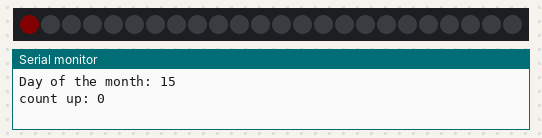
Recording of a sketch running on a simulated ESP8266 (NodeMCU). Parts: 24 RGB LEDs in strip order, left to right, the last lines printed to the serial monitor. Dim RGB values are drawn brighter than linear; WiFi joins after 1.5 s; servers stay silent unless stated; network time is answered at once with the bench clock; the local clock reads 2024-03-15 10:24:30 at power-on unless the sketch sets it.

Above: at 0.18 s.
At 1.38 s:
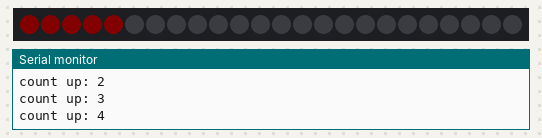
At 2.28 s:
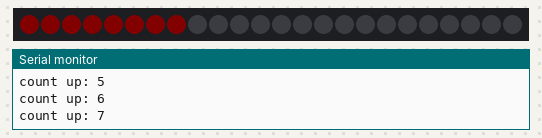
At 4.3 s:
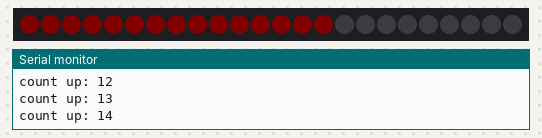
At 9.99 s:
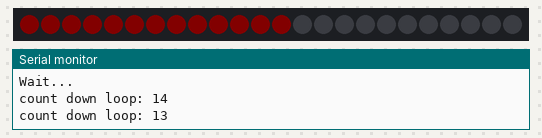
At 13.0 s:
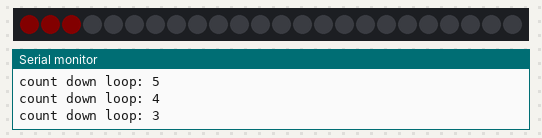

Measured:
- by itself, everything shown: repeats every 15.0 s, in 30 steps

The sketch:

original-with-translation-to-english.ino
```cpp
/**************************************************************************
 *                                                                       *
     NeoPixel / WS2812b Adventskalender
     created by Tim! / 54696d21

   rev 1 10.12.2017
 *                                                                      *
 **************************************************************************/


// benötigte Bibilotheken -- required libraries
#include <ESP8266WiFi.h>  //standard library
#include <TimeLib.h>    //TimeLib.h by Paul Stoffregen
#include <Wire.h>       //I2C
#include <NTPClient.h>  //NTP Zeit -- NTP Time
#include <WiFiUdp.h>    //Netzwerkprotokoll für NTP -- Network protocol for NTP
#include <Adafruit_NeoPixel.h> //LED-Treiber -- LED driver


#define LED_INPUT_DATA D1 //Datenpin leds -- Data pin LEDs
#define BRIGHTNESS 10 // Helligkeit -- brightness
#define PIXELS 24   //Anzahl der Leds -- Number of LEDs

WiFiUDP ntpUDP;               //Protokoll für NTP auf UDP festlegen -- Set protocol for NTP to UDP
NTPClient timeClient(ntpUDP, "europe.pool.ntp.org", 3600, 20000); //festlegen der NTP-Einstellungen -- specify the NTP settings

const char *ssid     = "**********************";          //WLAN daten zum stellen der Uhr via NTP -- WLAN data to set the clock via NTP
const char *password = "**********************";

Adafruit_NeoPixel leds = Adafruit_NeoPixel(PIXELS, LED_INPUT_DATA, NEO_GRB + NEO_KHZ800); // led treiber definitionen -- led driver definitions


void setup () {
  WiFi.begin(ssid, password); //aufbauen der WLAN-Verbindung -- establishing the WLAN connection
  Serial.begin(115200); //Serielle Schnittstelle initialisieren zur Textausgabe -- Initialize serial interface for text output
  Wire.begin();   // I2C  initialisieren -- Initializing I2C


  pinMode(LED_INPUT_DATA, OUTPUT); //festlegen des Datenpins der NeoPixel -- defining the data pin of the NeoPixel
  leds.begin();           //leds initialisieren -- initialize leds
  leds.setBrightness(BRIGHTNESS); // leds auf oben definierten Hellgikeitswert setzen -- Set the LEDs to the brightness value defined above


}

void loop () {
  timeClient.update();  //Zeitverwaltung via NTP -- Time management via NTP
  setTime(timeClient.getEpochTime()); //NTP-Zeit übergeben, zur verwaltung in einem human-readable-format -- NTP time passed for management in a human-readable format
  Serial.print("Day of the month: "); //Serial.print("Tag im Monat: ");
  Serial.println(day());

  for(int i=0;i<=(day()-1);i++){  //leds pixelweise einschalten bis jeweiliger Tag erreicht ist -- Switch on LEDs pixel by pixel until the respective day is reached
    Serial.print("count up: "); //Serial.print("loop hochzählen: ");
    Serial.println(i); //ausgabe der nummer der aktuellen led -- Output the number of the current LED
    leds.setPixelColor(i, leds.Color(150,0,0)); // reines rot -- pure red
    leds.show(); //der zuletzt auf leds geschriebene zustand wird angezeigt -- The status last written to the LEDs is displayed
    delay(300); //Wartezeit der Animation -- Animation waiting time


  }
  leds.show(); //anzeigen bei austritt aus der schleife (sollte nicht notwendig sein) -- Display when exiting the loop (should not be necessary)


  Serial.print("Show current day of the month: "); //Serial.print("Zeige aktuellen Tag im Monat: ");
  Serial.println(day()); //ausgabe des tages im monat -- edition of the day in the month
  Serial.println("Wait..."); // Serial.println("Warte...");
  delay(5000); //zeitdauer in der alle leds des jeweiligen tages an sind -- Duration in which all LEDs of the respective day are on


  for(int l=(day()-1); l>=0 ;l--){  //day-1, because the NeoPixels start at; LEDs go out one after the other, starting from daily maximum up to 0 //for(int l=(day()-1); l>=0 ;l--){  //day-1, denn die NeoPixelbeginnen bei 0; leds gehen nacheinander aus, ausgehend von tagesmaxium bis zur 0
    Serial.print("count down loop: "); //Serial.print("loop runterzählen: ");
    Serial.println(l); //ausgabe des tages im monat -- edition of the day in the month

    leds.setPixelColor(l, leds.Color(0,0,0)); //Schwarzwert -- Black level
    leds.show(); //der zuletzt auf leds geschriebene zustand wird angezeigt -- The status last written to the LEDs is displayed
    delay(300); //Dauer der Animation -- Duration of animation
  }
  leds.show();  //anzeigen bei austritt aus der schleife (sollte nicht notwendig sein) -- Display when exiting the loop (should not be necessary)

  Serial.println("Wait..."); //Serial.println("Warte...");
  delay(1000); //zeitdauer in der alle leds aus sind -- Duration in which all LEDs are off

}
```
